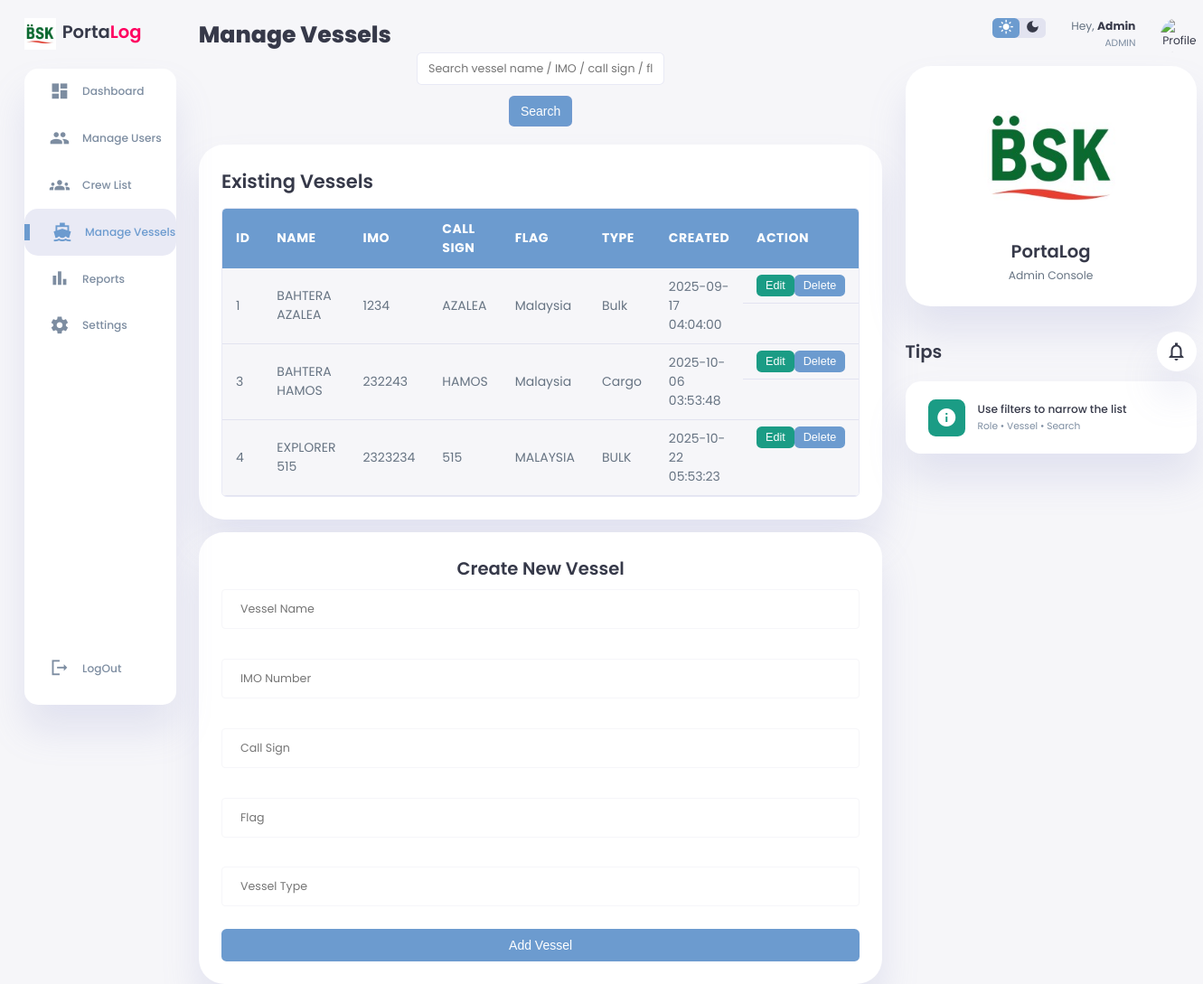
The app's page /manage-vessel.php (signed in) with its own data.
### tables this page shows
CREATE TABLE `vessels` (
  `vessel_id` bigint(20) NOT NULL AUTO_INCREMENT,
  `vessel_name` varchar(120) NOT NULL,
  `imo_number` varchar(20) DEFAULT NULL,
  `call_sign` varchar(20) DEFAULT NULL,
  `flag` varchar(60) DEFAULT NULL,
  `vessel_type` varchar(60) DEFAULT NULL,
  `created_at` timestamp NOT NULL DEFAULT current_timestamp(),
  PRIMARY KEY (`vessel_id`),
  UNIQUE KEY `imo_number` (`imo_number`)
);

### manage-vessel.php (the view, shortened to what this page needs)
<?php
require_once "db_connect.php";
$username = $_SESSION['full_name'];
$role = $_SESSION['role'];
$params = [];
$sql = "SELECT vessel_id, vessel_name, imo_number, call_sign, flag, vessel_type, created_at
        FROM vessels";
$sql .= " ORDER BY vessel_name";
$stmt = $pdo->prepare($sql);
$stmt->execute($params);
$vessels = $stmt->fetchAll();
?>
<!DOCTYPE html>
<html lang="en">
<head>
    <link rel="stylesheet" href="style.css" />
</head>
<body>
    <div class="container">
        <aside>
            <div class="toggle">
                <div class="logo">
                    <img src="image/BSK_LOGO.jpg" alt="Logo">
                    <h2>Porta<span class="danger">Log</span></h2>
                </div>
            </div>
            <div class="sidebar">
                <a href="admin-dashboard.php"><span class="material-icons-sharp">dashboard</span>
                    <h3>Dashboard</h3>
                </a>
                <a href="manage-user.php"><span class="material-icons-sharp">group</span>
                    <h3>Manage Users</h3>
                </a>
                <a href="crew-list.php"><span class="material-icons-sharp">groups</span>
                    <h3>Crew List</h3>
                </a>
                <a href="manage-vessel.php" class="active"><span class="material-icons-sharp">directions_boat</span>
                    <h3>Manage Vessels</h3>
                </a>
                <a href="reports.php"><span class="material-icons-sharp">bar_chart</span>
                    <h3>Reports</h3>
                </a>
                <a href="settings.php"><span class="material-icons-sharp">settings</span>
                    <h3>Settings</h3>
                </a>
                <a href="login.php"><span class="material-icons-sharp">logout</span>
                    <h3>LogOut</h3>
                </a>
            </div>
        </aside>
        <main>
            <h1>Manage Vessels</h1>
            <div class="user-filter-box">
                <form method="GET">
                    <input type="text" name="search" placeholder="Search vessel name / IMO / call sign / flag"
                        value="<?php echo htmlspecialchars($_GET['search'] ?? ''); ?>">
                    <button type="submit">Search</button>
                </form>
            </div>
            <div class="availability-table">
                <h2>Existing Vessels</h2>
                <div class="user-table-wrapper">
                    <table>
                        <thead>
                            <tr>
                                <th>ID</th>
                                <th>Name</th>
                                <th>IMO</th>
                                <th>Call Sign</th>
                                <th>Flag</th>
                                <th>Type</th>
                                <th>Created</th>
                                <th>Action</th>
                            </tr>
                        </thead>
                        <tbody>
                            <?php foreach ($vessels as $v): ?>
                                <tr>
                                    <td><?php echo $v['vessel_id']; ?></td>
                                    <td><?php echo htmlspecialchars($v['vessel_name']); ?></td>
                                    <td><?php echo htmlspecialchars($v['imo_number']); ?></td>
                                    <td><?php echo htmlspecialchars($v['call_sign']); ?></td>
                                    <td><?php echo htmlspecialchars($v['flag']); ?></td>
                                    <td><?php echo htmlspecialchars($v['vessel_type']); ?></td>
                                    <td><?php echo $v['created_at']; ?></td>
                                    <td>
                                        <button type="button" class="edit"
                                            onclick='openModal(JSON.parse(this.dataset.vessel))'
                                            data-vessel='<?php echo htmlspecialchars(json_encode($v), ENT_QUOTES, "UTF-8"); ?>'>
                                            Edit
                                        </button>
                                        <form method="POST" style="display:inline"
                                            onsubmit="return confirm('Delete this vessel?');">
                                            <button type="submit" class="delete">Delete</button>
                                        </form>
                                    </td>
                                </tr>
                            <?php endforeach; ?>
                        </tbody>
                    </table>
                </div>
            </div>
            <div class="createApp">
                <h2>Create New Vessel</h2>
                <form method="POST">
                    <input type="text" name="vessel_name" placeholder="Vessel Name" required>
                    <input type="text" name="imo_number" placeholder="IMO Number">
                    <input type="text" name="call_sign" placeholder="Call Sign">
                    <input type="text" name="flag" placeholder="Flag">
                    <input type="text" name="vessel_type" placeholder="Vessel Type">
                    <button type="submit">Add Vessel</button>
                </form>
            </div>
        </main>
        <div class="right-section">
            <div class="nav">
                <div class="dark-mode">
                    <span class="material-icons-sharp active">light_mode</span>
                    <span class="material-icons-sharp">dark_mode</span>
                </div>
                <div class="profile">
                    <div class="info">
                        <p>Hey, <b><?php echo htmlspecialchars($username); ?></b></p>
                        <small class="text-muted"><?php echo htmlspecialchars($role); ?></small>
                    </div>
                    <div class="profile-photo"><img src="image/blankProf.png" alt="Profile Photo"></div>
                </div>
            </div>
            <div class="user-profile">
                <div class="logo">
                    <img src="image/BSK_LOGO.jpg" alt="Logo">
                    <h2>PortaLog</h2>
                    <p>Admin Console</p>
                </div>
            </div>
            <div class="reminders">
                <div class="header">
                    <h2>Tips</h2>
                    <span class="material-icons-sharp">notifications_none</span>
                </div>
                <div class="notification">
                    <div class="icon"><span class="material-icons-sharp">info</span></div>
                    <div class="content">
                        <div class="info">
                            <h3>Use filters to narrow the list</h3>
                            <small class="text-muted">Role • Vessel • Search</small>
                        </div>
                    </div>
                </div>
            </div>
        </div>
    </div>
</body>
</html>

### manage-vessel.php (style rules this page uses)
.user-filter-box form { display: flex; gap: 12px; align-items: center }
.user-filter-box input, .user-filter-box button { padding: 8px 12px; border: 1px solid var(--color-light); border-radius: var(--border-radius-1); }
.user-table-wrapper { max-height: 400px; overflow-y: auto; border: 1px solid var(--color-light); border-radius: var(--border-radius-1) }

### records on screen
vessels: vessel_id "1", vessel_name "BAHTERA AZALEA", imo_number "1234", call_sign "AZALEA", flag "Malaysia", vessel_type "Bulk", created_at "2025-09-17 04:04:00"
vessels: vessel_id "3", vessel_name "BAHTERA HAMOS", imo_number "232243", call_sign "HAMOS", flag "Malaysia", vessel_type "Cargo", created_at "2025-10-06 03:53:48"
vessels: vessel_id "4", vessel_name "EXPLORER 515", imo_number "2323234", call_sign "515", flag "MALAYSIA", vessel_type "BULK", created_at "2025-10-22 05:53:23"

### other values on screen
$username "Admin"
$role "ADMIN"
